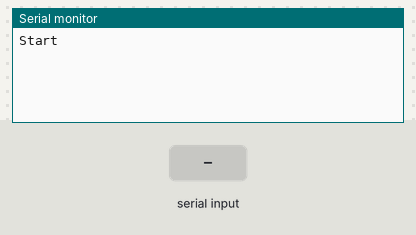
The sketch below on a simulated Arduino Uno, built with avr-gcc and run on an emulated ATmega328P. Shown: the last lines printed to the serial monitor. Inputs (shaded band) come from the test bench.

Above: at 1.2 s.
1.3 s: "1" received over the second serial link
At 2.2 s:
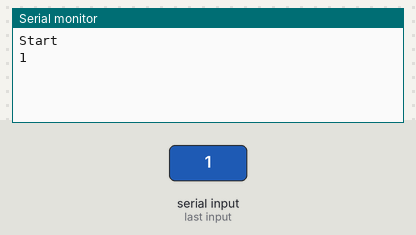
2.8 s: "0" received over the second serial link
At 3.4 s:
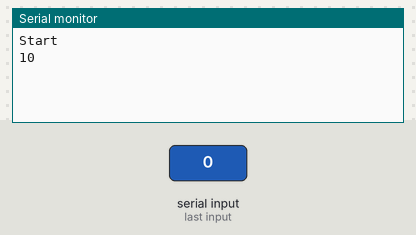

Measured:
- after the input at 1.3 s, the serial monitor: prints a new line at once (image 1)
- after the input at 2.8 s, the serial monitor: prints a new line at once (image 2)

The sketch:

sketch_nov18a.ino
```cpp
/* 전역변수 선언
String A = "B";
int B = 1;
*/

/*
 *  char ->  문자
 *  String -> 문자의 배열 문자열
 *  int -> 정수형 4바이트
 *  float -> 실수형
 *  double
 *
 */

/* 블루투스 모듈 라이브러리 가져오기 */
#include <SoftwareSerial.h>

/* 블루투스 모듈 설정 A0는 신호를 받아오는 것, A1은 신호를 전달해주는 것 */
SoftwareSerial BT(A0, A1);

void setup() {

  Serial.begin(9600);
  /* 블루투스 통신의 속도 설정 */
  BT.begin(9600);
  Serial.println("Start");

/*
  시리얼 모니터 사용하기 위해 셋업
  Serial.begin(9600);
  /* pinMode(시리얼 번호, 출력)
  pinMode(13, OUTPUT);

  print하려면 Serial.print() 사용
  Serial.println("hello");
  Serial.println(A);
  Serial.println(B);

  for문은 자바랑 똑같음
  for(int i = 0; i < 10; i++) {
    delay(500); 1
    Serial.println("dk");
  }
*/


}

void loop() {


  /* digitalWrite(시리얼 번호, 신호) HIGH = 불 켜짐, LOW = 불 꺼짐
  digitalWrite(13, HIGH);

    delay(mileSecond 단위로 쉬는 시간 부여)  1000 = 1초
  delay(1000);
  digitalWrite(13, LOW);
  delay(1000);
   */

  /* 입력 받는 함수는 Serial.read() */
  /* 조건문도 자바랑 똑같음  Serial.available() -> 입력이 들어왔을 때 true가 됨 */
  /*
  if(Serial.available()) {
    A = Serial.read();
    Serial.println(A);
  }
  */

  /* 입력이 있을 시 write()를 이용해 그 입력을 아두이노 블루투스 모듈에 신호 전달 */
  if (Serial.available()) {
    BT.write(Serial.read());
  }
  if (BT.available()) {
    Serial.write(BT.read());
  }


}
```
